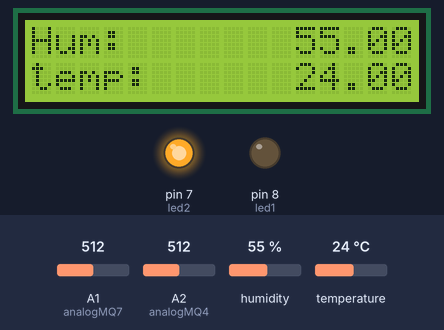
Bench run of a sketch on a simulated Arduino Uno, built with avr-gcc and run on an emulated ATmega328P. Parts: 16×2 character LCD, output pins drawn as LEDs (lit = HIGH). The inputs (shaded band) are chosen by the test bench; at power-on: humidity 55 %, A1 (analogMQ7) = 512, A2 (analogMQ4) = 512, temperature 24 °C.

Above: at 2.7 s.
2.8 s: humidity set to 22 %
At 10.4 s:
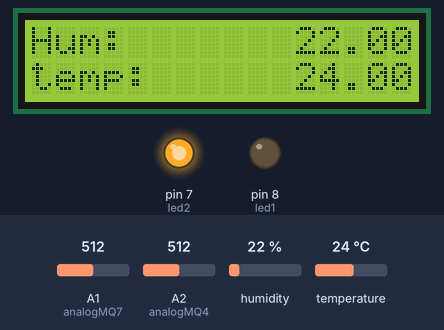
16.7 s: A1 (analogMQ7) set to 716
At 26.2 s:
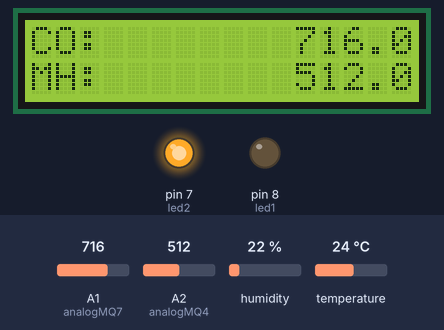
30.6 s: A2 (analogMQ4) set to 716
At 40.2 s:
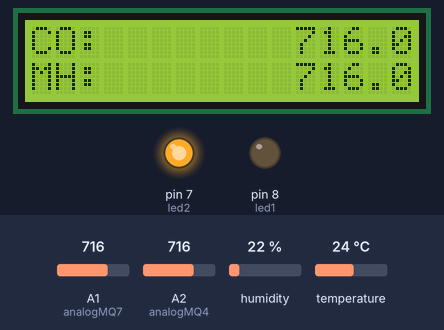
41.2 s: temperature set to 12 °C
At 45.3 s:
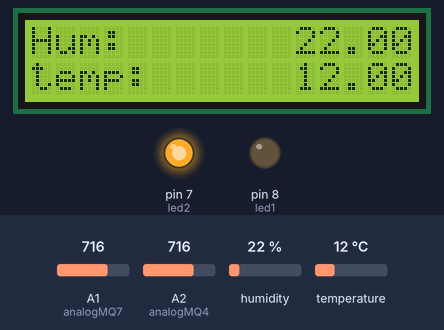
49.3 s: A1 (analogMQ7) set to 500
At 55.3 s:
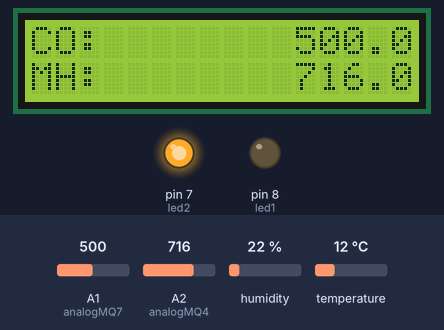
60.5 s: A2 (analogMQ4) set to 316
At 69.2 s:
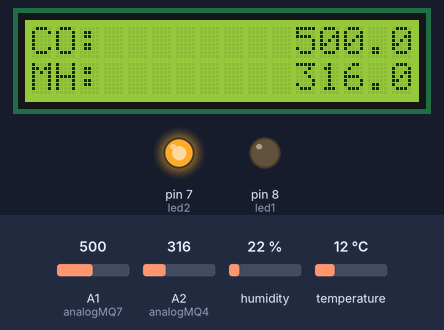
74.4 s: A2 (analogMQ4) set to 284
Timing chart, 0 to 81.8 s (numbered marks = the images above; inputs shaded):
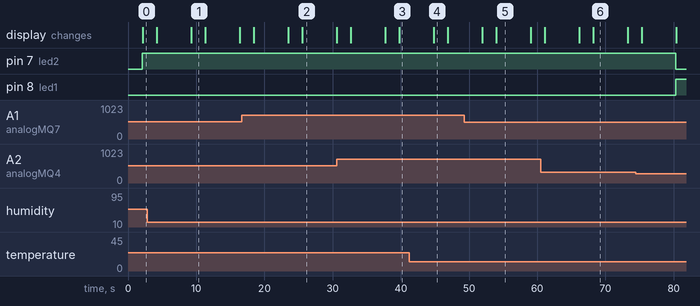

The sketch:

code.ino
```cpp
#include <Wire.h>
#include <LiquidCrystal_I2C.h>
#include "DHT.h"
#define DHTPIN A0
#define DHTTYPE DHT11
DHT dht(DHTPIN, DHTTYPE);
int analogMQ7 = A1;
int analogMQ4 = A2;
int led1=8;
int led2=7;
byte degree[8] =
{
B00111,
B00101,
B00111,
B00000,
B00000,
B00000,
B00000,
};
LiquidCrystal_I2C lcd(0x27,16,2);
void setup() {

pinMode(led1, OUTPUT);
pinMode(led2, OUTPUT);
lcd.init();
lcd.backlight();
lcd.createChar(1, degree);
Serial.begin(9600);
dht.begin();
}
void loop() {
delay(2000);
float h = dht.readHumidity();
float t = dht.readTemperature();
float val1 = analogRead(analogMQ7);
float val2 = analogRead(analogMQ4);
  if(val1>510 || val2>300)
  {
    digitalWrite(led2, HIGH);
    digitalWrite(led1, LOW);
  }
  else if(val1<510 || val2<300)
  {
    digitalWrite(led1, HIGH);
    digitalWrite(led2, LOW);
  }
  lcd.setCursor(0, 0);
  lcd.print("Hum:           %");
  lcd.setCursor(11, 0);
  lcd.print(h);
  lcd.setCursor(0, 1);
  lcd.print("temp:           1C");
  lcd.setCursor(11, 1);
  lcd.print(t);
  delay(2000);

  lcd.setCursor(0, 0);
  lcd.print("CO:              %");
  lcd.setCursor(11, 0);
  lcd.print(val1);
  lcd.setCursor(0, 1);
  lcd.print("MH:        ");
  lcd.print(val2);
  lcd.setCursor(11, 1);

  delay(3000);


}
```

Measured:
- after the input at 2.8 s, the display: first differs from a run without the input after 6.4 s (image 1)
- after the input at 16.7 s, the display: first differs from a run without the input after 8.8 s (image 2)
- after the input at 30.6 s, the display: first differs from a run without the input after 9.1 s (image 3)
- after the input at 41.2 s, the display: changes after 3.6 s (image 4)
- after the input at 49.3 s, the display: first differs from a run without the input after 4.6 s (image 5)
- after the input at 60.5 s, the display: first differs from a run without the input after 7.7 s (image 6)
- after the input at 74.4 s, pin 7 (led2): HIGH → LOW after 5.9 s; pin 8 (led1): LOW → HIGH after 5.9 s
